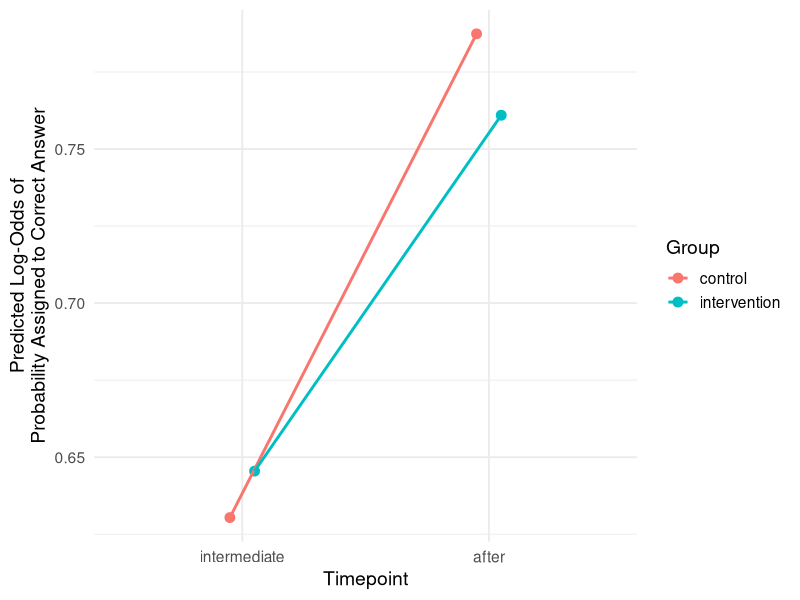

Generate this figure with R:
library(lmerTest)
library(dplyr)
library(tidyverse)

data <- read.csv("tidy_data.csv", stringsAsFactors = FALSE)

data <- data %>%
  mutate(
    participant_code = as.factor(participant_code),
    group = as.factor(group),
    medical_experience = as.numeric(medical_experience),
    legal_experience = as.numeric(legal_experience),
    conlang_experience = as.numeric(conlang_experience),
    native_english = as.numeric(native_english),
    item_id = as.factor(item_id),
    topic = as.factor(topic),
    timepoint = as.factor(timepoint),
    correct_answer = as.factor(correct_answer),
    probability_assigned_to_a = as.numeric(probability_assigned_to_a),
    logit = as.numeric(logit)
  )

data <- data %>% filter(group != 'no assistance')

data <- data %>%
  mutate(
    medical_experience = ifelse(medical_experience == "", NA, medical_experience),
    legal_experience = ifelse(legal_experience == "", NA, legal_experience),
    conlang_experience = ifelse(conlang_experience == "", NA, conlang_experience),
    native_english = ifelse(native_english == "", NA, native_english)
  ) %>%
  filter(
    !is.na(medical_experience),
    !is.na(legal_experience),
    !is.na(conlang_experience),
    !is.na(native_english)
  )

data <- data %>% filter(timepoint != 'before')
data$timepoint <- factor(data$timepoint, levels = c("intermediate", "after"))
levels(data$timepoint)

model <- lmer(
  logit ~ group * timepoint + medical_experience + legal_experience +
    conlang_experience + native_english +
    (1 | participant_code) + (1 | topic/item_id),
  data = data
)

summary(model)

##########

med_mean <- mean(data$medical_experience, na.rm = TRUE)
leg_mean <- mean(data$legal_experience, na.rm = TRUE)
con_mean <- mean(data$conlang_experience, na.rm = TRUE)
nat_mean <- mean(data$native_english, na.rm = TRUE)

pred_df <- expand.grid(
  group = c("control", "intervention"),  
  timepoint = c("intermediate", "after"),       
  medical_experience  = med_mean,
  legal_experience    = leg_mean,
  conlang_experience  = con_mean,
  native_english      = nat_mean
)

pred_df$logit_pred <- predict(model, newdata = pred_df, re.form = NA)

pred_df$prob_pred <- plogis(pred_df$logit_pred)

ggplot(pred_df, aes(x = timepoint, y = prob_pred, color = group, group = group)) +
  geom_point(position = position_dodge(width = 0.2), size = 3) +
  geom_line(position = position_dodge(width = 0.2), linewidth = 1) +
  labs(
    x = "Timepoint",
    y = "Predicted Log-Odds of\nProbability Assigned to Correct Answer",
    color = "Group"
  ) +
  theme_minimal(base_size = 14)
